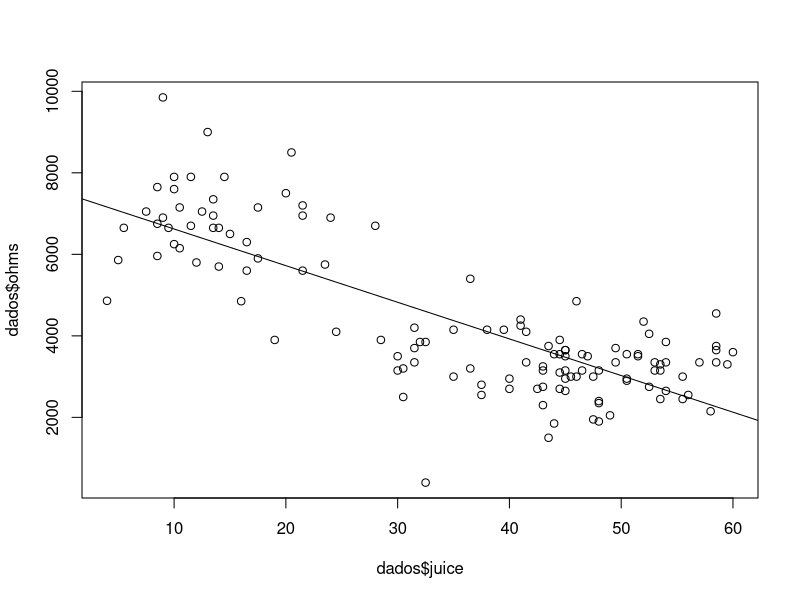

Generate this figure with R:
dados <- read.csv("../../datasets/fruitohms.csv")
modelo <- lm(ohms ~juice, data = dados)
summary(modelo)
plot(dados$ohms ~ dados$juice)
abline(modelo)

